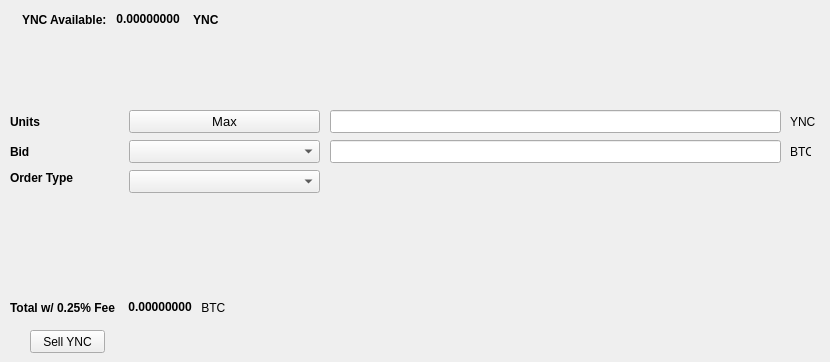
   <widget class="QWidget" name="SellTab">
    <attribute name="title">
     <string>Sell</string>
    </attribute>
    <widget class="QLabel" name="label_16">
     <property name="geometry">
      <rect>
       <x>790</x>
       <y>140</y>
       <width>21</width>
       <height>23</height>
      </rect>
     </property>
     <property name="text">
      <string>BTC</string>
     </property>
    </widget>
    <widget class="QComboBox" name="SellBidcomboBox">
     <property name="geometry">
      <rect>
       <x>129</x>
       <y>140</y>
       <width>191</width>
       <height>23</height>
      </rect>
     </property>
     <property name="font">
      <font>
       <pointsize>10</pointsize>
      </font>
     </property>
    </widget>
    <widget class="QLabel" name="label_18">
     <property name="geometry">
      <rect>
       <x>10</x>
       <y>110</y>
       <width>46</width>
       <height>23</height>
      </rect>
     </property>
     <property name="font">
      <font>
       <weight>75</weight>
       <bold>true</bold>
      </font>
     </property>
     <property name="text">
      <string>Units</string>
     </property>
    </widget>
    <widget class="QPushButton" name="Sell_Max_Amount">
     <property name="geometry">
      <rect>
       <x>129</x>
       <y>110</y>
       <width>191</width>
       <height>23</height>
      </rect>
     </property>
     <property name="font">
      <font>
       <pointsize>10</pointsize>
      </font>
     </property>
     <property name="text">
      <string>Max</string>
     </property>
    </widget>
    <widget class="QLabel" name="label_20">
     <property name="geometry">
      <rect>
       <x>10</x>
       <y>170</y>
       <width>71</width>
       <height>16</height>
      </rect>
     </property>
     <property name="font">
      <font>
       <weight>75</weight>
       <bold>true</bold>
      </font>
     </property>
     <property name="text">
      <string>Order Type</string>
     </property>
    </widget>
    <widget class="QComboBox" name="SellOrdertypeCombo">
     <property name="geometry">
      <rect>
       <x>129</x>
       <y>170</y>
       <width>191</width>
       <height>23</height>
      </rect>
     </property>
     <property name="font">
      <font>
       <pointsize>10</pointsize>
      </font>
     </property>
    </widget>
    <widget class="QLabel" name="label_21">
     <property name="geometry">
      <rect>
       <x>10</x>
       <y>140</y>
       <width>46</width>
       <height>23</height>
      </rect>
     </property>
     <property name="font">
      <font>
       <weight>75</weight>
       <bold>true</bold>
      </font>
     </property>
     <property name="text">
      <string>Bid</string>
     </property>
    </widget>
    <widget class="QLabel" name="label_22">
     <property name="geometry">
      <rect>
       <x>790</x>
       <y>110</y>
       <width>31</width>
       <height>23</height>
      </rect>
     </property>
     <property name="text">
      <string>YNC</string>
     </property>
    </widget>
    <widget class="QLineEdit" name="UnitsInputYNC">
     <property name="geometry">
      <rect>
       <x>330</x>
       <y>110</y>
       <width>451</width>
       <height>23</height>
      </rect>
     </property>
     <property name="font">
      <font>
       <pointsize>9</pointsize>
       <weight>75</weight>
       <bold>true</bold>
      </font>
     </property>
    </widget>
    <widget class="QLineEdit" name="SellBidPriceEdit">
     <property name="geometry">
      <rect>
       <x>330</x>
       <y>140</y>
       <width>451</width>
       <height>23</height>
      </rect>
     </property>
     <property name="font">
      <font>
       <pointsize>9</pointsize>
       <weight>75</weight>
       <bold>true</bold>
      </font>
     </property>
    </widget>
    <widget class="QPushButton" name="SellYNCBTN">
     <property name="geometry">
      <rect>
       <x>30</x>
       <y>330</y>
       <width>75</width>
       <height>23</height>
      </rect>
     </property>
     <property name="text">
      <string>Sell YNC</string>
     </property>
    </widget>
    <widget class="QWidget" name="layoutWidget">
     <property name="geometry">
      <rect>
       <x>22</x>
       <y>12</y>
       <width>200</width>
       <height>15</height>
      </rect>
     </property>
     <layout class="QHBoxLayout" name="horizontalLayout">
      <item>
       <widget class="QLabel" name="label232_2">
        <property name="font">
         <font>
          <weight>75</weight>
          <bold>true</bold>
         </font>
        </property>
        <property name="text">
         <string>YNC Available:</string>
        </property>
       </widget>
      </item>
      <item>
       <widget class="QLabel" name="YNCAvailableLabel">
        <property name="palette">
         <palette>
          <active>
           <colorrole role="WindowText">
            <brush brushstyle="SolidPattern">
             <color alpha="255">
              <red>0</red>
              <green>0</green>
              <blue>0</blue>
             </color>
            </brush>
           </colorrole>
           <colorrole role="Button">
            <brush brushstyle="SolidPattern">
             <color alpha="255">
              <red>0</red>
              <green>170</green>
              <blue>0</blue>
             </color>
            </brush>
           </colorrole>
           <colorrole role="Light">
            <brush brushstyle="SolidPattern">
             <color alpha="255">
              <red>0</red>
              <green>255</green>
              <blue>0</blue>
             </color>
            </brush>
           </colorrole>
           <colorrole role="Midlight">
            <brush brushstyle="SolidPattern">
             <color alpha="255">
              <red>0</red>
              <green>212</green>
              <blue>0</blue>
             </color>
            </brush>
           </colorrole>
           <colorrole role="Dark">
            <brush brushstyle="SolidPattern">
             <color alpha="255">
              <red>0</red>
              <green>85</green>
              <blue>0</blue>
             </color>
            </brush>
           </colorrole>
           <colorrole role="Mid">
            <brush brushstyle="SolidPattern">
             <color alpha="255">
              <red>0</red>
              <green>113</green>
              <blue>0</blue>
             </color>
            </brush>
           </colorrole>
           <colorrole role="Text">
            <brush brushstyle="SolidPattern">
             <color alpha="255">
              <red>0</red>
              <green>170</green>
              <blue>0</blue>
             </color>
            </brush>
           </colorrole>
           <colorrole role="BrightText">
            <brush brushstyle="SolidPattern">
             <color alpha="255">
              <red>255</red>
              <green>255</green>
              <blue>255</blue>
             </color>
            </brush>
           </colorrole>
           <colorrole role="ButtonText">
            <brush brushstyle="SolidPattern">
             <color alpha="255">
              <red>0</red>
              <green>0</green>
              <blue>0</blue>
             </color>
            </brush>
           </colorrole>
           <colorrole role="Base">
            <brush brushstyle="SolidPattern">
             <color alpha="255">
              <red>255</red>
              <green>255</green>
              <blue>255</blue>
             </color>
            </brush>
           </colorrole>
           <colorrole role="Window">
            <brush brushstyle="SolidPattern">
             <color alpha="255">
              <red>0</red>
              <green>170</green>
              <blue>0</blue>
             </color>
            </brush>
           </colorrole>
           <colorrole role="Shadow">
            <brush brushstyle="SolidPattern">
             <color alpha="255">
              <red>0</red>
              <green>0</green>
              <blue>0</blue>
             </color>
            </brush>
           </colorrole>
           <colorrole role="AlternateBase">
            <brush brushstyle="SolidPattern">
             <color alpha="255">
              <red>127</red>
              <green>212</green>
              <blue>127</blue>
             </color>
            </brush>
           </colorrole>
           <colorrole role="ToolTipBase">
            <brush brushstyle="SolidPattern">
             <color alpha="255">
              <red>255</red>
              <green>255</green>
              <blue>220</blue>
             </color>
            </brush>
           </colorrole>
           <colorrole role="ToolTipText">
            <brush brushstyle="SolidPattern">
             <color alpha="255">
              <red>0</red>
              <green>0</green>
              <blue>0</blue>
             </color>
            </brush>
           </colorrole>
          </active>
          <inactive>
           <colorrole role="WindowText">
            <brush brushstyle="SolidPattern">
             <color alpha="255">
              <red>0</red>
              <green>0</green>
              <blue>0</blue>
             </color>
            </brush>
           </colorrole>
           <colorrole role="Button">
            <brush brushstyle="SolidPattern">
             <color alpha="255">
              <red>0</red>
              <green>170</green>
              <blue>0</blue>
             </color>
            </brush>
           </colorrole>
           <colorrole role="Light">
            <brush brushstyle="SolidPattern">
             <color alpha="255">
              <red>0</red>
              <green>255</green>
              <blue>0</blue>
             </color>
            </brush>
           </colorrole>
           <colorrole role="Midlight">
            <brush brushstyle="SolidPattern">
             <color alpha="255">
              <red>0</red>
              <green>212</green>
              <blue>0</blue>
             </color>
            </brush>
           </colorrole>
           <colorrole role="Dark">
            <brush brushstyle="SolidPattern">
             <color alpha="255">
              <red>0</red>
              <green>85</green>
              <blue>0</blue>
             </color>
            </brush>
           </colorrole>
           <colorrole role="Mid">
            <brush brushstyle="SolidPattern">
             <color alpha="255">
              <red>0</red>
              <green>113</green>
              <blue>0</blue>
             </color>
            </brush>
           </colorrole>
           <colorrole role="Text">
            <brush brushstyle="SolidPattern">
             <color alpha="255">
              <red>0</red>
              <green>170</green>
              <blue>0</blue>
             </color>
            </brush>
           </colorrole>
           <colorrole role="BrightText">
            <brush brushstyle="SolidPattern">
             <color alpha="255">
              <red>255</red>
              <green>255</green>
              <blue>255</blue>
             </color>
            </brush>
           </colorrole>
           <colorrole role="ButtonText">
            <brush brushstyle="SolidPattern">
             <color alpha="255">
              <red>0</red>
              <green>0</green>
              <blue>0</blue>
             </color>
            </brush>
           </colorrole>
           <colorrole role="Base">
            <brush brushstyle="SolidPattern">
             <color alpha="255">
              <red>255</red>
              <green>255</green>
              <blue>255</blue>
             </color>
            </brush>
           </colorrole>
           <colorrole role="Window">
            <brush brushstyle="SolidPattern">
             <color alpha="255">
              <red>0</red>
              <green>170</green>
              <blue>0</blue>
             </color>
            </brush>
           </colorrole>
           <colorrole role="Shadow">
            <brush brushstyle="SolidPattern">
             <color alpha="255">
              <red>0</red>
              <green>0</green>
              <blue>0</blue>
             </color>
            </brush>
           </colorrole>
           <colorrole role="AlternateBase">
            <brush brushstyle="SolidPattern">
             <color alpha="255">
              <red>127</red>
              <green>212</green>
              <blue>127</blue>
             </color>
            </brush>
           </colorrole>
           <colorrole role="ToolTipBase">
            <brush brushstyle="SolidPattern">
             <color alpha="255">
              <red>255</red>
              <green>255</green>
              <blue>220</blue>
             </color>
            </brush>
           </colorrole>
           <colorrole role="ToolTipText">
            <brush brushstyle="SolidPattern">
             <color alpha="255">
              <red>0</red>
              <green>0</green>
              <blue>0</blue>
             </color>
            </brush>
           </colorrole>
          </inactive>
          <disabled>
           <colorrole role="WindowText">
            <brush brushstyle="SolidPattern">
             <color alpha="255">
              <red>0</red>
              <green>85</green>
              <blue>0</blue>
             </color>
            </brush>
           </colorrole>
           <colorrole role="Button">
            <brush brushstyle="SolidPattern">
             <color alpha="255">
              <red>0</red>
              <green>170</green>
              <blue>0</blue>
             </color>
            </brush>
           </colorrole>
           <colorrole role="Light">
            <brush brushstyle="SolidPattern">
             <color alpha="255">
              <red>0</red>
              <green>255</green>
              <blue>0</blue>
             </color>
            </brush>
           </colorrole>
           <colorrole role="Midlight">
            <brush brushstyle="SolidPattern">
             <color alpha="255">
              <red>0</red>
              <green>212</green>
              <blue>0</blue>
             </color>
            </brush>
           </colorrole>
           <colorrole role="Dark">
            <brush brushstyle="SolidPattern">
             <color alpha="255">
              <red>0</red>
              <green>85</green>
              <blue>0</blue>
             </color>
            </brush>
           </colorrole>
           <colorrole role="Mid">
            <brush brushstyle="SolidPattern">
             <color alpha="255">
              <red>0</red>
              <green>113</green>
              <blue>0</blue>
             </color>
            </brush>
           </colorrole>
           <colorrole role="Text">
            <brush brushstyle="SolidPattern">
             <color alpha="255">
              <red>0</red>
              <green>85</green>
              <blue>0</blue>
             </color>
            </brush>
           </colorrole>
           <colorrole role="BrightText">
            <brush brushstyle="SolidPattern">
             <color alpha="255">
              <red>255</red>
              <green>255</green>
              <blue>255</blue>
             </color>
            </brush>
           </colorrole>
           <colorrole role="ButtonText">
            <brush brushstyle="SolidPattern">
             <color alpha="255">
              <red>0</red>
              <green>85</green>
              <blue>0</blue>
             </color>
            </brush>
           </colorrole>
           <colorrole role="Base">
            <brush brushstyle="SolidPattern">
             <color alpha="255">
              <red>0</red>
              <green>170</green>
              <blue>0</blue>
             </color>
            </brush>
           </colorrole>
           <colorrole role="Window">
            <brush brushstyle="SolidPattern">
             <color alpha="255">
              <red>0</red>
              <green>170</green>
              <blue>0</blue>
             </color>
            </brush>
           </colorrole>
           <colorrole role="Shadow">
            <brush brushstyle="SolidPattern">
             <color alpha="255">
              <red>0</red>
              <green>0</green>
              <blue>0</blue>
             </color>
            </brush>
           </colorrole>
           <colorrole role="AlternateBase">
            <brush brushstyle="SolidPattern">
             <color alpha="255">
              <red>0</red>
              <green>170</green>
              <blue>0</blue>
             </color>
            </brush>
           </colorrole>
           <colorrole role="ToolTipBase">
            <brush brushstyle="SolidPattern">
             <color alpha="255">
              <red>255</red>
              <green>255</green>
              <blue>220</blue>
             </color>
            </brush>
           </colorrole>
           <colorrole role="ToolTipText">
            <brush brushstyle="SolidPattern">
             <color alpha="255">
              <red>0</red>
              <green>0</green>
              <blue>0</blue>
             </color>
            </brush>
           </colorrole>
          </disabled>
         </palette>
        </property>
        <property name="font">
         <font>
          <weight>75</weight>
          <bold>true</bold>
         </font>
        </property>
        <property name="text">
         <string> 0.00000000 </string>
        </property>
        <property name="textInteractionFlags">
         <set>Qt::LinksAccessibleByMouse|Qt::TextSelectableByKeyboard|Qt::TextSelectableByMouse</set>
        </property>
       </widget>
      </item>
      <item>
       <widget class="QLabel" name="labelYNC">
        <property name="font">
         <font>
          <weight>75</weight>
          <bold>true</bold>
         </font>
        </property>
        <property name="text">
         <string> YNC</string>
        </property>
       </widget>
      </item>
     </layout>
    </widget>
    <widget class="QWidget" name="layoutWidget">
     <property name="geometry">
      <rect>
       <x>10</x>
       <y>300</y>
       <width>218</width>
       <height>15</height>
      </rect>
     </property>
     <layout class="QHBoxLayout" name="horizontalLayout_2">
      <item>
       <widget class="QLabel" name="label_19">
        <property name="font">
         <font>
          <weight>75</weight>
          <bold>true</bold>
         </font>
        </property>
        <property name="text">
         <string>Total w/ 0.25% Fee </string>
        </property>
       </widget>
      </item>
      <item>
       <widget class="QLabel" name="SellCostLabel">
        <property name="palette">
         <palette>
          <active>
           <colorrole role="WindowText">
            <brush brushstyle="SolidPattern">
             <color alpha="255">
              <red>0</red>
              <green>0</green>
              <blue>0</blue>
             </color>
            </brush>
           </colorrole>
           <colorrole role="Button">
            <brush brushstyle="SolidPattern">
             <color alpha="255">
              <red>0</red>
              <green>170</green>
              <blue>0</blue>
             </color>
            </brush>
           </colorrole>
           <colorrole role="Light">
            <brush brushstyle="SolidPattern">
             <color alpha="255">
              <red>0</red>
              <green>255</green>
              <blue>0</blue>
             </color>
            </brush>
           </colorrole>
           <colorrole role="Midlight">
            <brush brushstyle="SolidPattern">
             <color alpha="255">
              <red>0</red>
              <green>212</green>
              <blue>0</blue>
             </color>
            </brush>
           </colorrole>
           <colorrole role="Dark">
            <brush brushstyle="SolidPattern">
             <color alpha="255">
              <red>0</red>
              <green>85</green>
              <blue>0</blue>
             </color>
            </brush>
           </colorrole>
           <colorrole role="Mid">
            <brush brushstyle="SolidPattern">
             <color alpha="255">
              <red>0</red>
              <green>113</green>
              <blue>0</blue>
             </color>
            </brush>
           </colorrole>
           <colorrole role="Text">
            <brush brushstyle="SolidPattern">
             <color alpha="255">
              <red>0</red>
              <green>170</green>
              <blue>0</blue>
             </color>
            </brush>
           </colorrole>
           <colorrole role="BrightText">
            <brush brushstyle="SolidPattern">
             <color alpha="255">
              <red>255</red>
              <green>255</green>
              <blue>255</blue>
             </color>
            </brush>
           </colorrole>
           <colorrole role="ButtonText">
            <brush brushstyle="SolidPattern">
             <color alpha="255">
              <red>0</red>
              <green>0</green>
              <blue>0</blue>
             </color>
            </brush>
           </colorrole>
           <colorrole role="Base">
            <brush brushstyle="SolidPattern">
             <color alpha="255">
              <red>255</red>
              <green>255</green>
              <blue>255</blue>
             </color>
            </brush>
           </colorrole>
           <colorrole role="Window">
            <brush brushstyle="SolidPattern">
             <color alpha="255">
              <red>0</red>
              <green>170</green>
              <blue>0</blue>
             </color>
            </brush>
           </colorrole>
           <colorrole role="Shadow">
            <brush brushstyle="SolidPattern">
             <color alpha="255">
              <red>0</red>
              <green>0</green>
              <blue>0</blue>
             </color>
            </brush>
           </colorrole>
           <colorrole role="AlternateBase">
            <brush brushstyle="SolidPattern">
             <color alpha="255">
              <red>127</red>
              <green>212</green>
              <blue>127</blue>
             </color>
            </brush>
           </colorrole>
           <colorrole role="ToolTipBase">
            <brush brushstyle="SolidPattern">
             <color alpha="255">
              <red>255</red>
              <green>255</green>
              <blue>220</blue>
             </color>
            </brush>
           </colorrole>
           <colorrole role="ToolTipText">
            <brush brushstyle="SolidPattern">
             <color alpha="255">
              <red>0</red>
              <green>0</green>
              <blue>0</blue>
             </color>
            </brush>
           </colorrole>
          </active>
          <inactive>
           <colorrole role="WindowText">
            <brush brushstyle="SolidPattern">
             <color alpha="255">
              <red>0</red>
              <green>0</green>
              <blue>0</blue>
             </color>
            </brush>
           </colorrole>
           <colorrole role="Button">
            <brush brushstyle="SolidPattern">
             <color alpha="255">
              <red>0</red>
              <green>170</green>
              <blue>0</blue>
             </color>
            </brush>
           </colorrole>
           <colorrole role="Light">
            <brush brushstyle="SolidPattern">
             <color alpha="255">
              <red>0</red>
              <green>255</green>
              <blue>0</blue>
             </color>
            </brush>
           </colorrole>
           <colorrole role="Midlight">
            <brush brushstyle="SolidPattern">
             <color alpha="255">
              <red>0</red>
              <green>212</green>
              <blue>0</blue>
             </color>
            </brush>
           </colorrole>
           <colorrole role="Dark">
            <brush brushstyle="SolidPattern">
             <color alpha="255">
              <red>0</red>
              <green>85</green>
              <blue>0</blue>
             </color>
            </brush>
           </colorrole>
           <colorrole role="Mid">
            <brush brushstyle="SolidPattern">
             <color alpha="255">
              <red>0</red>
              <green>113</green>
              <blue>0</blue>
             </color>
            </brush>
           </colorrole>
           <colorrole role="Text">
            <brush brushstyle="SolidPattern">
             <color alpha="255">
              <red>0</red>
              <green>170</green>
              <blue>0</blue>
             </color>
            </brush>
           </colorrole>
           <colorrole role="BrightText">
            <brush brushstyle="SolidPattern">
             <color alpha="255">
              <red>255</red>
              <green>255</green>
              <blue>255</blue>
             </color>
            </brush>
           </colorrole>
           <colorrole role="ButtonText">
            <brush brushstyle="SolidPattern">
             <color alpha="255">
              <red>0</red>
              <green>0</green>
              <blue>0</blue>
             </color>
            </brush>
           </colorrole>
           <colorrole role="Base">
            <brush brushstyle="SolidPattern">
             <color alpha="255">
              <red>255</red>
              <green>255</green>
              <blue>255</blue>
             </color>
            </brush>
           </colorrole>
           <colorrole role="Window">
            <brush brushstyle="SolidPattern">
             <color alpha="255">
              <red>0</red>
              <green>170</green>
              <blue>0</blue>
             </color>
            </brush>
           </colorrole>
           <colorrole role="Shadow">
            <brush brushstyle="SolidPattern">
             <color alpha="255">
              <red>0</red>
              <green>0</green>
              <blue>0</blue>
             </color>
            </brush>
           </colorrole>
           <colorrole role="AlternateBase">
            <brush brushstyle="SolidPattern">
             <color alpha="255">
              <red>127</red>
              <green>212</green>
              <blue>127</blue>
             </color>
            </brush>
           </colorrole>
           <colorrole role="ToolTipBase">
            <brush brushstyle="SolidPattern">
             <color alpha="255">
              <red>255</red>
              <green>255</green>
              <blue>220</blue>
             </color>
            </brush>
           </colorrole>
           <colorrole role="ToolTipText">
            <brush brushstyle="SolidPattern">
             <color alpha="255">
              <red>0</red>
              <green>0</green>
              <blue>0</blue>
             </color>
            </brush>
           </colorrole>
          </inactive>
          <disabled>
           <colorrole role="WindowText">
            <brush brushstyle="SolidPattern">
             <color alpha="255">
              <red>0</red>
              <green>85</green>
              <blue>0</blue>
             </color>
            </brush>
           </colorrole>
           <colorrole role="Button">
            <brush brushstyle="SolidPattern">
             <color alpha="255">
              <red>0</red>
              <green>170</green>
              <blue>0</blue>
             </color>
            </brush>
           </colorrole>
           <colorrole role="Light">
            <brush brushstyle="SolidPattern">
             <color alpha="255">
              <red>0</red>
              <green>255</green>
              <blue>0</blue>
             </color>
            </brush>
           </colorrole>
           <colorrole role="Midlight">
            <brush brushstyle="SolidPattern">
             <color alpha="255">
              <red>0</red>
              <green>212</green>
              <blue>0</blue>
             </color>
            </brush>
           </colorrole>
           <colorrole role="Dark">
            <brush brushstyle="SolidPattern">
             <color alpha="255">
              <red>0</red>
              <green>85</green>
              <blue>0</blue>
             </color>
            </brush>
           </colorrole>
           <colorrole role="Mid">
            <brush brushstyle="SolidPattern">
             <color alpha="255">
              <red>0</red>
              <green>113</green>
              <blue>0</blue>
             </color>
            </brush>
           </colorrole>
           <colorrole role="Text">
            <brush brushstyle="SolidPattern">
             <color alpha="255">
              <red>0</red>
              <green>85</green>
              <blue>0</blue>
             </color>
            </brush>
           </colorrole>
           <colorrole role="BrightText">
            <brush brushstyle="SolidPattern">
             <color alpha="255">
              <red>255</red>
              <green>255</green>
              <blue>255</blue>
             </color>
            </brush>
           </colorrole>
           <colorrole role="ButtonText">
            <brush brushstyle="SolidPattern">
             <color alpha="255">
              <red>0</red>
              <green>85</green>
              <blue>0</blue>
             </color>
            </brush>
           </colorrole>
           <colorrole role="Base">
            <brush brushstyle="SolidPattern">
             <color alpha="255">
              <red>0</red>
              <green>170</green>
              <blue>0</blue>
             </color>
            </brush>
           </colorrole>
           <colorrole role="Window">
            <brush brushstyle="SolidPattern">
             <color alpha="255">
              <red>0</red>
              <green>170</green>
              <blue>0</blue>
             </color>
            </brush>
           </colorrole>
           <colorrole role="Shadow">
            <brush brushstyle="SolidPattern">
             <color alpha="255">
              <red>0</red>
              <green>0</green>
              <blue>0</blue>
             </color>
            </brush>
           </colorrole>
           <colorrole role="AlternateBase">
            <brush brushstyle="SolidPattern">
             <color alpha="255">
              <red>0</red>
              <green>170</green>
              <blue>0</blue>
             </color>
            </brush>
           </colorrole>
           <colorrole role="ToolTipBase">
            <brush brushstyle="SolidPattern">
             <color alpha="255">
              <red>255</red>
              <green>255</green>
              <blue>220</blue>
             </color>
            </brush>
           </colorrole>
           <colorrole role="ToolTipText">
            <brush brushstyle="SolidPattern">
             <color alpha="255">
              <red>0</red>
              <green>0</green>
              <blue>0</blue>
             </color>
            </brush>
           </colorrole>
          </disabled>
         </palette>
        </property>
        <property name="font">
         <font>
          <weight>75</weight>
          <bold>true</bold>
         </font>
        </property>
        <property name="autoFillBackground">
         <bool>false</bool>
        </property>
        <property name="text">
         <string> 0.00000000</string>
        </property>
        <property name="textInteractionFlags">
         <set>Qt::LinksAccessibleByMouse|Qt::TextSelectableByMouse</set>
        </property>
       </widget>
      </item>
      <item>
       <widget class="QLabel" name="label_17">
        <property name="font">
         <font>
          <weight>50</weight>
          <bold>false</bold>
         </font>
        </property>
        <property name="text">
         <string> BTC</string>
        </property>
       </widget>
      </item>
     </layout>
    </widget>
   </widget>
